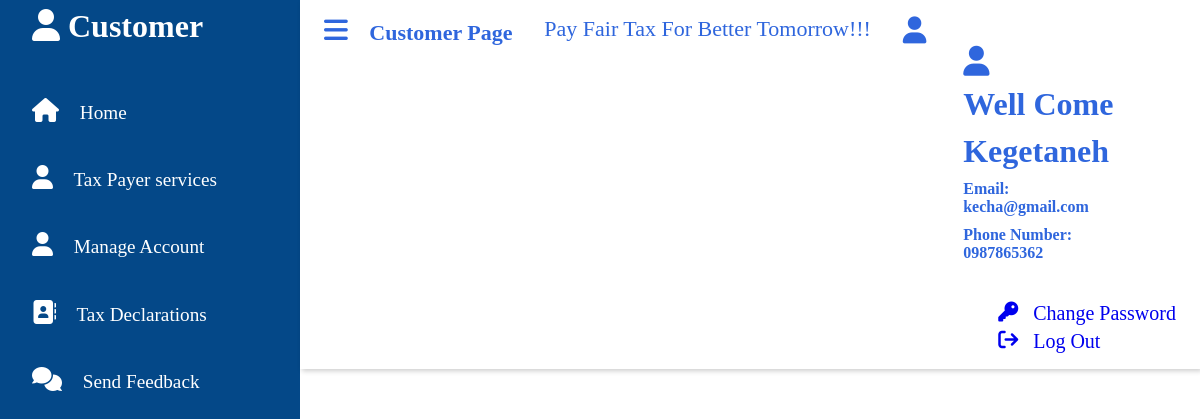
The page /customer/dd.php (signed in) on the database its author committed.
### tables this page shows
CREATE TABLE `customer` (
  `customer_id` int(20) NOT NULL,
  `TIN_No` int(10) NOT NULL,
  `first_name` varchar(30) NOT NULL,
  `last_name` varchar(30) NOT NULL,
  `username` varchar(30) NOT NULL,
  `email` varchar(50) NOT NULL,
  `pnumber` varchar(13) NOT NULL,
  `password` varchar(16) NOT NULL,
  `age` varchar(2) NOT NULL,
  `date` date NOT NULL,
  `region` varchar(30) NOT NULL,
  `zone` varchar(30) NOT NULL,
  `kebele` varchar(30) NOT NULL,
  `sex` varchar(5) NOT NULL,
  `officer_id` int(10) NOT NULL
);

### customer/dd.php (the view, shortened to what this page needs)
<?php
include('config.php');
?>
<!DOCTYPE html>
<html lang="en">
<head>
    <link rel="stylesheet" href="css/all.min.css">
    <link rel="stylesheet" href="css/adminn.css">
</head>
<body>
    <div class="sidebar">
        <div class="sidebar-brand">
            <h1><span class="fa fa-user"></span><span> Customer</span>
            </h1>
        </div>
        <div class="sidebar-menu">
            <ul>
            <li>
                    <a href="customer.php" class="active"><span class="fa fa-home"></span>
                        <span>Home</span></a>
                </li>
                <li>
                    <a href="taxpayer_services.php" class="active1"><span class="fa fa-user"></span>
                        <span>Tax Payer services</span></a>
                </li>
                <li>
                    <a href="update_account.php" class="active1"><span class="fa fa-user"></span>
                        <span>Manage Account</span></a>
                </li>
                <li>
                    <a href="tax_declarations.php."><span class="fa fa-address-book"></span>
                        <span>Tax Declarations</span></a>
                </li>
                <li>
                    <a href="send_feedback.php"><span class="fa fa-comments"></span>
                        <span>Send Feedback</span></a>
                </li>
            </ul>
        </div>
    </div>
    <div class="main-content">
        <header>
        <h2 class="" style="font-size:22px;  color: #2f66dd; ">
                <label for="nav-toggle">
                    <span class="fa fa-bars"></span>
                </label>
                Customer Page
        </h2>
            <div class="sidbar-brand" style="font-size:22px; color: #2f66dd; ">
                <span>Pay Fair Tax For Better Tomorrow!!!</span>
            </div>
            <div  style=" color: #2f66dd; font-size:27px; margin:0px 5px 0px 0px;" class="fa fa-user" onclick="settingsMenuToggle()"></div>
            <div class="settings-menu">
            <div class="settings-menu-inner">
            <div class="settings-menu-inner">
            <?php
             $admin = $_SESSION["customer_id"];
             $query="SELECT * FROM customer where customer_id = $admin";
             $result= mysqli_query($conn,$query);
            while($rows=mysqli_fetch_assoc($result)){
        ?>
        <div class="aa1" >
        <div class="bb1">
        <div class="cc1">
        <span  style=" color: #2f66dd; font-size:30px; margin:30px 0px 10px 0px;" class="fa fa-user"></span>
            <span  style=" color: #2f66dd; margin-top:10px; "><h1>Well Come</h1></span>
            <h1  style=" color: #2f66dd; margin-top:10px; "> <?php echo $rows['first_name'];?></h1>
            <h4 style=" color: #2f66dd; margin-top:10px; " ><p>Email:</p><?php echo $rows['email'];?></h4>
            <h4 style=" color: #2f66dd; margin-top:10px; " ><p>Phone Number:</p><?php echo $rows['pnumber'];?></h4>
            <a href="change_password.php"  style=" font-size:15px;  display: flex;  margin-top:40px"> <span  class="fa fa-key" style="font-size:20px; margin-left:35px;"></span>  <span style="font-size:20px; margin-left:15px">Change Password</span></a>
            <a href="../logout.php" style=" font-size:15px;  display: flex; margin-top:5px"> <span  class="fa fa-sign-out" style="font-size:20px; margin-left:35px;"></span> <span style="font-size:20px; margin-left:15px" onclick="return confirm('Are you sure you want to logout')">Log Out</span></a>
        </div>
        </div>
        </div>
    </div>
    <?php
            }
            ?>
            </div>
        </header>
</body>
</html>

### customer/css/adminn.css (style rules this page uses)
:root { --main-color:#dd2f6e; --color-dark:#1d2231; --text-gray:#8390a2; }
* { padding: 0; margin-top: 100px; box-sizing: border-box; font-family: 'poppins', 'sans-serif'; text-decoration: none; }
.sidebar { width: 300px; position: fixed; left: 0; right: 0; height: 102%; background: rgb(4, 72, 136); z-index: 100; transition: width 300ms; }
.sidebar-brand { height: 90px; padding: 1rem 0rem 1rem 2rem; color: white; }
.sidebar-brand span { display: inline-block; padding-right: 0.5rem; }
.sidebar-menu { margin-top: 1rem; }
.sidebar-menu li { width: 100%; margin-bottom: 1.7rem; padding-left: 1rem; position: relative; }
.sidebar-menu a { display: block; color: white; font-size: 1.2rem; padding-left: 1rem; }
.sidebar-menu a span:first-child { font-size: 1.5rem; padding-right: 1rem; }
.main-content { transition: margin-left 300ms; margin-left: 300px; }
.sidebar-menu ul li { height: 40px }
header { display: flex; background: #fff; justify-content: space-between; padding: 1rem 1.5rem; box-shadow: 2px 2px 5px rgba(0, 0, 0, 0.2); position: fixed; left: 300px; width: calc(100% - 300px); top: 0; z-index: 100; transition: left 300ms; }
header h2 { color: #222; }
header label span { font-size: 1.7rem; padding-right: 1rem; }
* { margin: 0; padding: 0; box-sizing: border-box; font-family: 'poppins', 'sans-serif'; text-decoration: none; }
body { height: 100vh; display: flex; justify-content: center; align-items: center; padding: 10px; background: linear-gradient(135deg, #ffffff, #ffffff); text-decoration: none; }

### rows shown on the page
customer: first_name "Kegetaneh", email "kecha@gmail.com", pnumber "0987865362"
